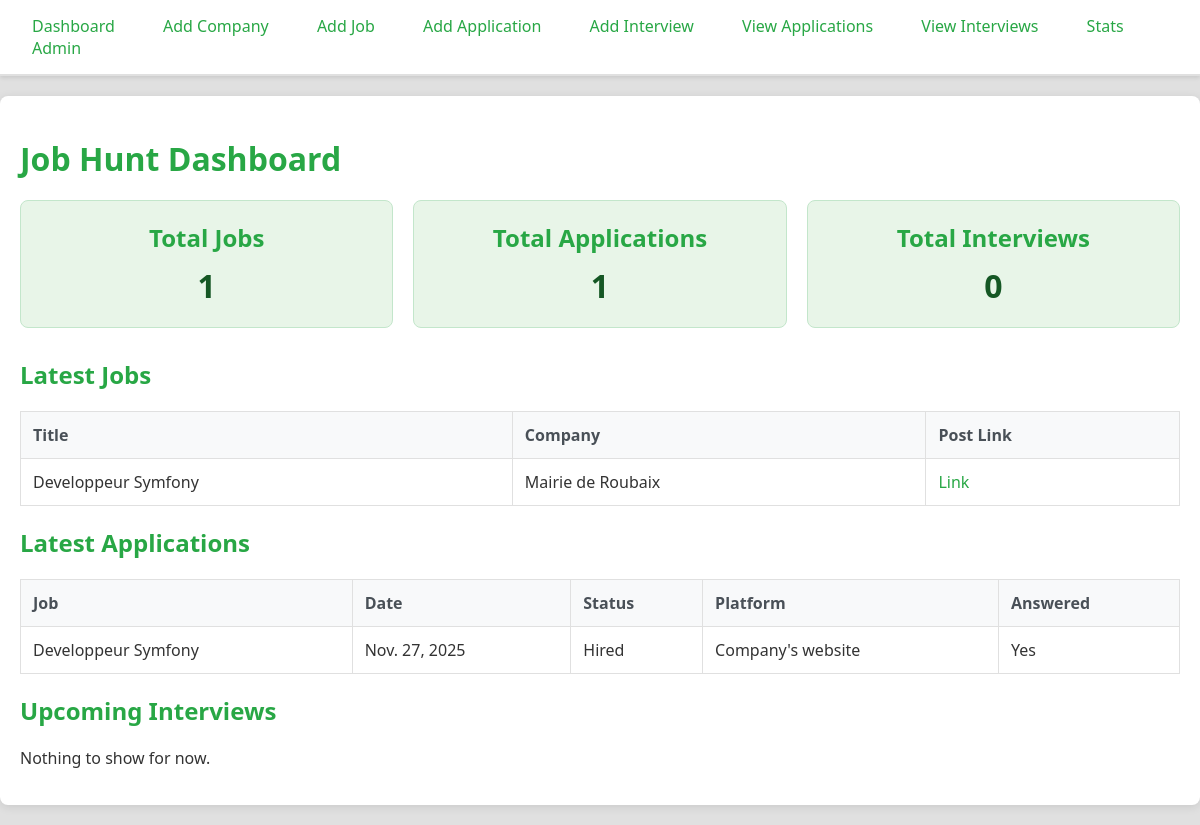
Before: / with the older database file.
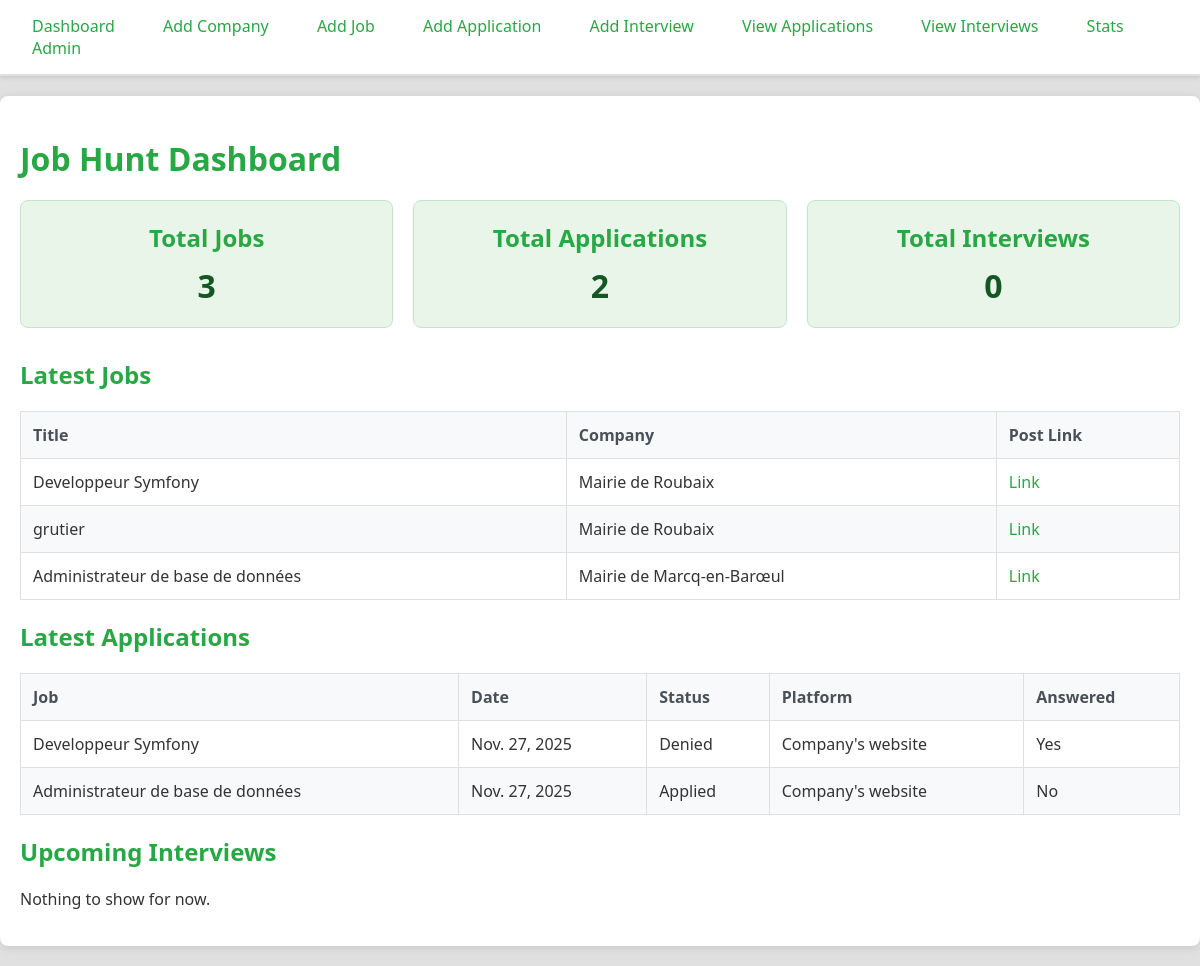
After: the same page with the newer database file.
### myapp/models.py (models this page shows, shortened)
class Job(models.Model):
    title = models.CharField(max_length=200)
    company = models.ForeignKey(Company, on_delete=models.CASCADE)
    post_link = models.URLField()
    resume = models.TextField()

class Company(models.Model):
    name = models.CharField(max_length=100)
    website = models.URLField(blank=True, null=True)
    city = models.ForeignKey(City, on_delete=models.CASCADE)

class Application(models.Model):
    date = models.DateField()
    type = models.ForeignKey(Type, on_delete=models.CASCADE)
    job = models.OneToOneField(Job, on_delete=models.CASCADE)
    platform = models.ForeignKey(Platform, on_delete=models.CASCADE)
    is_answered = models.BooleanField(default=False)
    status = models.ForeignKey(Status, on_delete=models.CASCADE)

class Status(models.Model):
    name = models.CharField(max_length=100)

class Platform(models.Model):
    name = models.CharField(max_length=100)
    website = models.URLField()

### myapp/views.py (the view)
# urls.py: path('', views.dashboard, name='dashboard'),
def dashboard(request):
    from django.utils import timezone
    jobs = Job.objects.all()
    applications = Application.objects.all()
    interviews = Interview.objects.filter(date__gte=timezone.now().date())
    context = {
        'jobs': jobs,
        'applications': applications,
        'interviews': interviews,
        'total_jobs': jobs.count(),
        'total_applications': applications.count(),
        'total_interviews': interviews.count(),
    }
    return render(request, 'myapp/dashboard.html', context)

### myapp/templates/myapp/dashboard.html (shortened to what this page needs)
{% extends 'myapp/base.html' %}
{% block content %}
    <h1>Job Hunt Dashboard</h1>
    <div class="stats">
        <div class="stat">
            <h2>Total Jobs</h2>
            <p>{{ total_jobs }}</p>
        </div>
        <div class="stat">
            <h2>Total Applications</h2>
            <p>{{ total_applications }}</p>
        </div>
        <div class="stat">
            <h2>Total Interviews</h2>
            <p>{{ total_interviews }}</p>
        </div>
    </div>
    <h2>Latest Jobs</h2>
    {% if jobs %}
    <table>
        <thead>
            <tr>
                <th>Title</th>
                <th>Company</th>
                <th>Post Link</th>
            </tr>
        </thead>
        <tbody>
            {% for job in jobs %}
            <tr>
                <td>{{ job.title }}</td>
                <td>{{ job.company.name }}</td>
                <td><a href="{{ job.post_link }}" target="_blank">Link</a></td>
            </tr>
            {% endfor %}
        </tbody>
    </table>
    {% else %}
    <p>Nothing to show for now.</p>
    {% endif %}
    <h2>Latest Applications</h2>
    {% if applications %}
    <table>
        <thead>
            <tr>
                <th>Job</th>
                <th>Date</th>
                <th>Status</th>
                <th>Platform</th>
                <th>Answered</th>
            </tr>
        </thead>
        <tbody>
            {% for app in applications %}
            <tr>
                <td>{{ app.job.title }}</td>
                <td>{{ app.date }}</td>
                <td>{{ app.status.name }}</td>
                <td>{{ app.platform.name }}</td>
                <td>{{ app.is_answered|yesno:"Yes,No" }}</td>
            </tr>
            {% endfor %}
        </tbody>
    </table>
    {% else %}
    <p>Nothing to show for now.</p>
    {% endif %}
    <h2>Upcoming Interviews</h2>
    {% if interviews %}
    <table>
        <thead>
            <tr>
                <th>Job</th>
                <th>Date</th>
                <th>Notes</th>
            </tr>
        </thead>
        <tbody>
            {% for interview in interviews %}
            <tr>
                <td>{{ interview.application.job.title }}</td>
                <td>{{ interview.date }}</td>
                <td>{{ interview.notes }}</td>
            </tr>
            {% endfor %}
        </tbody>
    </table>
    {% else %}
    <p>Nothing to show for now.</p>
    {% endif %}
{% endblock %}

### myapp/templates/myapp/base.html (shortened to what this page needs)
<!DOCTYPE html>
<html lang="en">
<head>
</head>
<body>
    <nav>
        <a href="{% url 'dashboard' %}">Dashboard</a>
        <a href="{% url 'add_company' %}">Add Company</a>
        <a href="{% url 'add_job' %}">Add Job</a>
        <a href="{% url 'add_application' %}">Add Application</a>
        <a href="{% url 'add_interview' %}">Add Interview</a>
        <a href="{% url 'applications_list' %}">View Applications</a>
        <a href="{% url 'interviews_list' %}">View Interviews</a>
        <a href="{% url 'stats' %}">Stats</a>
        <a href="/admin/">Admin</a>
    </nav>
    <div class="container">
        {% block content %}{% endblock %}
    </div>
</body>
</html>

### myapp/templates/myapp/base.html (style rules this page uses)
body { font-family: 'Segoe UI', Tahoma, Geneva, Verdana, sans-serif; margin: 0; padding: 0; background-color: #e0e0e0; color: #333; }
nav { background-color: #ffffff; padding: 15px 20px; border-bottom: 2px solid #e0e0e0; box-shadow: 0 2px 4px rgba(0,0,0,0.1); }
nav a { margin-right: 20px; text-decoration: none; color: #28a745; font-weight: 500; padding: 8px 12px; border-radius: 4px; transition: background-color 0.3s; }
.container { max-width: 1200px; margin: 20px auto; padding: 20px; background-color: #ffffff; border-radius: 8px; box-shadow: 0 2px 10px rgba(0,0,0,0.1); }
h1, h2 { color: #28a745; margin-bottom: 20px; }
table { border-collapse: collapse; width: 100%; margin-bottom: 20px; background-color: #ffffff; }
th, td { border: 1px solid #e0e0e0; padding: 12px; text-align: left; }
th { background-color: #f8f9fa; color: #495057; font-weight: 600; }
tr:nth-child(even) { background-color: #f8f9fa; }
.stats { display: flex; gap: 20px; margin-bottom: 30px; flex-wrap: wrap; }
.stat { flex: 1; min-width: 200px; padding: 20px; border-radius: 8px; background-color: #e8f5e8; border: 1px solid #c3e6cb; text-align: center; }
.stat h2 { margin: 0 0 10px 0; color: #28a745; }
.stat p { font-size: 2em; margin: 0; font-weight: bold; color: #155724; }
a { color: #28a745; text-decoration: none; }

Changed rows visible on the page:
added Job: title "grutier", company.name "Mairie de Roubaix"
added Job: title "Administrateur de base de données", company.name "Mairie de Marcq-en-Barœul"
changed Application "Yes": status.name "Hired" → "Denied"
added Application: job "Administrateur de base de données", date "Nov. 27, 2025", status.name "Applied", platform.name "Company's website", is_answered "No"
Other visible differences:
{{ total_jobs }}: "1" → "3"
{{ total_applications }}: "1" → "2"
